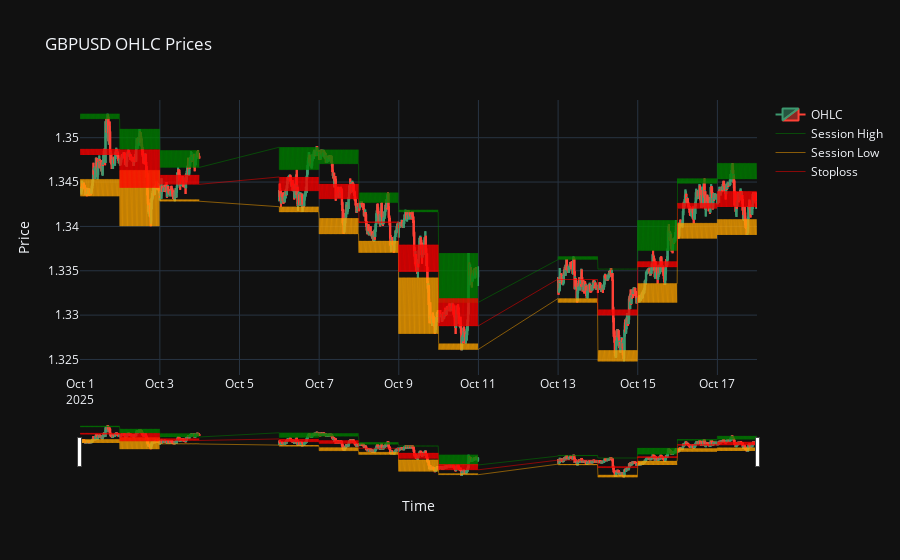

Notebook cell for this chart:
### Code cell
# Plot OHLC candlestick chart
import plotly.graph_objects as go

fig = go.Figure()

# Add candlestick chart
fig.add_trace(
    go.Candlestick(
        x=df["time"],
        open=df["open"],
        high=df["high"],
        low=df["low"],
        close=df["close"],
        name="OHLC",
    )
)

fig.update_layout(
    title="GBPUSD OHLC Prices",
    xaxis_title="Time",
    yaxis_title="Price",
    hovermode="x unified",
    template="plotly_dark",
)

# Add session_high line
fig.add_trace(
    go.Scatter(
        x=df["time"],
        y=df["session_high"],
        mode="lines",
        name="Session High",
        line=dict(color="green", width=0.5),
        fill=None,
    )
)

# Add session_low line
fig.add_trace(
    go.Scatter(
        x=df["time"],
        y=df["session_low"],
        mode="lines",
        name="Session Low",
        line=dict(color="orange", width=0.5),
        fill=None,
    )
)

# Add stoploss line
fig.add_trace(
    go.Scatter(
        x=df["time"],
        y=df["stoploss"],
        mode="lines",
        name="Stoploss",
        line=dict(color="red", width=0.5),
        fill=None,
    )
)

fig.show()

### Figure 1 — Plotly figure (JSON) as saved in the notebook; plotly's stock layout.template omitted (floating-point values rounded to 4 significant figures; data arrays with more than 128 entries replaced by an {"elided": "..."} marker saying what was removed)
{"data": [{"close": {"elided": "2496 float values"}, "high": {"elided": "2496 float values"}, "low": {"elided": "2496 float values"}, "name": "OHLC", "open": {"elided": "2496 float values"}, "type": "candlestick", "x": {"elided": "2496 str values"}}, {"line": {"color": "green", "width": 0.5}, "mode": "lines", "name": "Session High", "type": "scatter", "x": {"elided": "2496 str values"}, "y": {"elided": "2496 float values"}}, {"line": {"color": "orange", "width": 0.5}, "mode": "lines", "name": "Session Low", "type": "scatter", "x": {"elided": "2496 str values"}, "y": {"elided": "2496 float values"}}, {"line": {"color": "red", "width": 0.5}, "mode": "lines", "name": "Stoploss", "type": "scatter", "x": {"elided": "2496 str values"}, "y": {"elided": "2496 float values"}}], "layout": {"hovermode": "x unified", "title": {"text": "GBPUSD OHLC Prices"}, "xaxis": {"title": {"text": "Time"}}, "yaxis": {"title": {"text": "Price"}}}}
